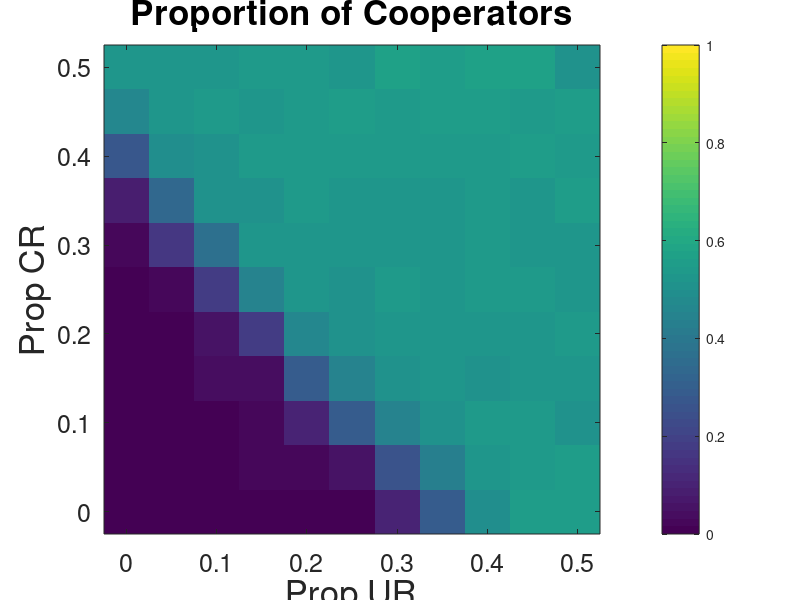
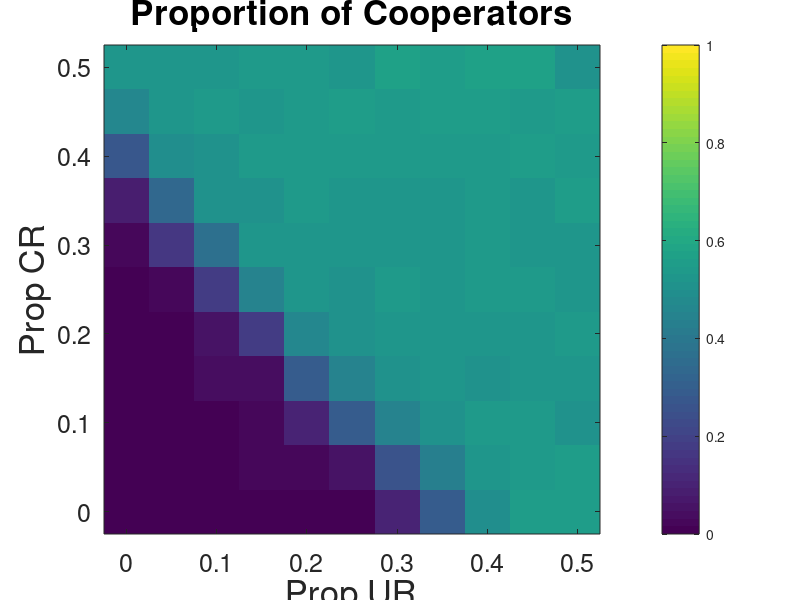
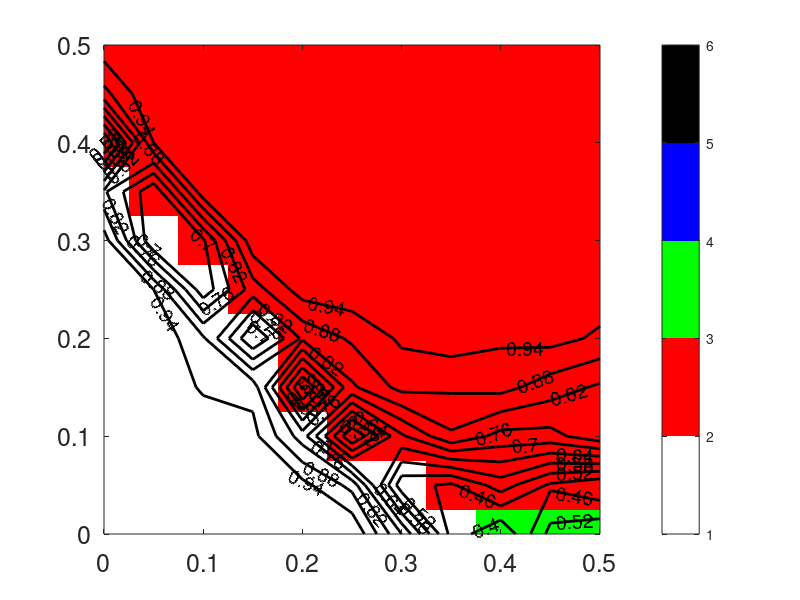

These charts were generated, in order, by the following MATLAB code: (Note: this script raises an error after producing the figures.)
% Creates all figures in the main text of Righi S., Takacs K. (2018) "Social Closure and the Evolution of
% Cooperation via Indirect Reciprocity", Scientific Reports.


% Figure 2: Effect of the Initial Proportion of UR and CR strategies. Left Panel: Final average proportion of cooperators. Right
% Panel: Strategy that is dominating more often (colors) and proportion of simulations dominated by that strategy (lines). For
%each parameter combination 100 simulations were run on E-R random networks of 240 individuals with P_link = 0.10. Pevo = 0:05
%and Pfor = 0. The initial proportion of UR is indicated on the x-axis and the initial proportion of CR on the y-axis. The
% remaining population is initialized as equally divided among UC, UD, and SJ strategies (TFT is absent).

clear all
close all
clc

load NS_04_URCRStudy.mat %_long

[sizeUR sizeCR dimREPL]=size(tconv);
prop_coop=number_true_cooperators./number_of_plays;

arrived_at=length(tconv); 
numNOTconverged=zeros(sizeUR,sizeCR);
RD_UD=zeros(sizeUR,sizeCR);
RD_TFT=zeros(sizeUR,sizeCR);
RD_CR=zeros(sizeUR,sizeCR);
RD_UR=zeros(sizeUR,sizeCR);
RD_UC=zeros(sizeUR,sizeCR);
RD_SJ=zeros(sizeUR,sizeCR); % set counters for relative dominance to zero for all types

for i=1:sizeUR
    for j=1:sizeCR
        numNOTconverged(i,j)=length(find(squeeze(tconv(i,j,:))>=tmax)); % (1)
        numNOTconverged(i,j)=numNOTconverged(i,j)/Niter;
        m_prop_coop(i,j)=mean(squeeze(prop_coop(i,j,:))); % (2)
        for z=1:dimREPL %(9)
            [~, pos_max]=max(squeeze(N_types(:,i,j,z)));
            if pos_max==1; RD_UD(i,j)=RD_UD(i,j)+1; end; % I update the counter of each types accordingly.
            if pos_max==2; RD_TFT(i,j)=RD_TFT(i,j)+1; end;
            if pos_max==3; RD_CR(i,j)=RD_CR(i,j)+1; end;
            if pos_max==4; RD_UR(i,j)=RD_UR(i,j)+1; end;
            if pos_max==5; RD_UC(i,j)=RD_UC(i,j)+1; end;
            if pos_max==6; RD_SJ(i,j)=RD_SJ(i,j)+1; end;
        end
        vct= [RD_UD(i,j) RD_TFT(i,j) RD_CR(i,j) RD_UR(i,j) RD_UC(i,j) RD_SJ(i,j)]; % (10)
        [~, DominantRelative(i,j)]=max(vct);
        
        N_UD(i,j)=length(find(squeeze(N_types(1,i,j,:))>(0.9*N)))/arrived_at; % (4-8)
        N_TFT(i,j)=length(find(squeeze(N_types(2,i,j,:))>(0.9*N)))/arrived_at;
        N_CR(i,j)=length(find(squeeze(N_types(3,i,j,:))>(0.9*N)))/arrived_at;
        N_UR(i,j)=length(find(squeeze(N_types(4,i,j,:))>(0.9*N)))/arrived_at;
        N_UC(i,j)=length(find(squeeze(N_types(5,i,j,:))>(0.9*N)))/arrived_at;
        N_SJ(i,j)=length(find(squeeze(N_types(6,i,j,:))>(0.9*N)))/arrived_at;
        N_NC(i,j)=(1-(N_UD(i,j)+N_TFT(i,j)+N_CR(i,j)+N_UR(i,j)+N_UC(i,j)+N_SJ(i,j))); % residual. Simulations that are not dominated.
        
        vct= [N_UD(i,j) N_TFT(i,j) N_CR(i,j) N_UR(i,j) N_UC(i,j) N_SJ(i,j)]; % (3)
        [Propdom_joined(i,j), DominantAbsolute(i,j)]=max(vct);
    end
end
RD_UD=RD_UD./Niter;
RD_TFT=RD_TFT./Niter;
RD_CR=RD_CR./Niter;
RD_UR=RD_UR./Niter;
RD_UC=RD_UC./Niter;
RD_SJ=RD_SJ./Niter;

for i=1:sizeUR
    for j=1:sizeCR
        % keep track of the strenght of absolute dominances (proportion)
        if DominantAbsolute(i,j) == 1; Prop_dom_UD(i,j)= N_UD(i,j); else; Prop_dom_UD(i,j)=NaN; end
        if DominantAbsolute(i,j) == 2; Prop_dom_TFT(i,j)= N_TFT(i,j); else; Prop_dom_TFT(i,j)=NaN; end
        if DominantAbsolute(i,j) == 3; Prop_dom_CR(i,j)= N_CR(i,j); else; Prop_dom_CR(i,j)=NaN; end
        if DominantAbsolute(i,j) == 4; Prop_dom_UR(i,j)= N_UR(i,j); else; Prop_dom_UR(i,j)=NaN; end
        if DominantAbsolute(i,j) == 5; Prop_dom_UC(i,j)= N_UC(i,j); else; Prop_dom_UC(i,j)=NaN; end
        if DominantAbsolute(i,j) == 6; Prop_dom_SJ(i,j)= N_SJ(i,j); else; Prop_dom_SJ(i,j)=NaN; end
    end
end


% i could also rapresent with darker color the ones where the dominat type
% is more dominant (not done yet)

% % (1) proporzione di converged 
% fignum = figure(1);
% axes1 = axes('Parent',fignum);
% hold(axes1,'on');
% box(axes1,'on');
% % Set the remaining axes properties
% set(axes1,'FontSize',25,'Layer','top','YTick',[0 0.1 0.2 0.3 0.4 0.5],...
%     'YTickLabel',{'0','0.1','0.2','0.3','0.4','0.5'});
% xlim([-0.025 0.525]);
% ylim([-0.025 0.525]);
% imagesc(Prop_UR,Prop_CR,numNOTconverged);% CONTROL POSITION OF ANCILLARY VARIABLES
% colorbar
% set(gca, 'CLim', [0, 1]);
% set(gca,'YDir','normal')
% xlabel('Prop UR','FontSize',25);
% ylabel('Prop CR','FontSize',25);
% tt=['Fig1a_Initial Proportions of UR and CR - Proportion Not converged'];
% title({'Initial Proportions of UR and CR','Proportion Not converged'},'FontSize',25) 
% fn=tt(~isspace(tt));
% saveas(fignum,fn);
% print('-depsc', fn);


% % (2) Proportion Cooperators (FIGURE 2: LEFT PANEL)
fignum = figure(2);
axes1 = axes('Parent',fignum);
hold(axes1,'on');
box(axes1,'on');
% Set the remaining axes properties
set(axes1,'FontSize',18,'Layer','top','YTick',[0 0.1 0.2 0.3 0.4 0.5],...
    'YTickLabel',{'0','0.1','0.2','0.3','0.4','0.5'});
xlim([-0.025 0.525]);
ylim([-0.025 0.525]);
imagesc(Prop_UR,Prop_CR,m_prop_coop);% CONTROL POSITION OF ANCILLARY VARIABLES
colorbar
set(gca, 'CLim', [0, 1]);
set(gca,'YDir','normal')
xlabel('Prop UR','FontSize',25);
ylabel('Prop CR','FontSize',25);
tt=['Fig1b_Initial Proportions of UR and CR - Proportion Cooperators'];
title({'Indirect Reciprocity','Proportion of Cooperators'},'FontSize',25) 
fn=tt(~isspace(tt));
saveas(fignum,fn);
print('-depsc', fn);
% 
for i=1:sizeUR
    for j=1:sizeCR
        if DominantAbsolute(i,j)==1; toprint(i,j)=1; end
        if DominantAbsolute(i,j)==3; toprint(i,j)=2; end
        if DominantAbsolute(i,j)==4; toprint(i,j)=3; end
        if DominantAbsolute(i,j)==5; toprint(i,j)=4; end
        if DominantAbsolute(i,j)==6; toprint(i,j)=5; end
    end
end

% FIGURE 2- RIGHT PANEL: (STRATEGY THAT WINS MOST OFTEN)
fignum=figure(3)
hSurf=imagesc(Prop_UR,Prop_CR,toprint); % This is the command to make a shaded contour plot
hSurfAx=(gca);
cRange= caxis; % get the default color map for the data range

tt=['Fig1c_Initial Proportions of UR and CR - Type dominating more often'];
% Set the remaining axes properties
set(gca,'FontSize',18,'Layer','top','YTick',[0 0.1 0.2 0.3 0.4 0.5],'YTickLabel',{'0','0.1','0.2','0.3','0.4','0.5'});
xlim([0 0.50]);
ylim([0 0.50]);
set(gca,'YDir','normal')
hold all
% Then add contour lines with appropriate Z data (I am overlaying temperature on other parameters):
 [C,hT]= contour(Prop_UR,Prop_CR, Propdom_joined, '-k','ShowText','on','LineWidth',2);
    hLines=findobj(gca, 'type', 'line'); % find all the separate lines on contour plot.
    set(hLines, 'LineWidth', 8); % and set their width.
    clabel(C,hT,'FontSize',14);

% Then reset the color axis according to the range determined above:
mymap = [1 1 1
1 0 0
    0 1 0
    0 0 1
    0 0 0 ];
caxis([1, 5])
cb=colormap(mymap);
set(gca, 'CLim', [1, 6]);
%set(cb,'Ticks',[1,2,3,4,5],'TickLabels',{'UD','CR','UR','UC','SJ'});
 colorbar('Location','eastoutside','Ticks',[1.5,2.5,3.5,4.5,5.5],'TickLabels',{'UD','CR','UR',...
     'UC','SJ'},'TickLabelInterpreter','latex')
xlabel('Prop UR','FontSize',25);
ylabel('Prop CR','FontSize',25);
title({'Indirect Reciprocity','Strategy dominating most frequently'},'FontSize',25) 
fn=tt(~isspace(tt));
saveas(fignum,fn);
print('-depsc', fn);


%%%%%%%%
%%% FIGURE 3
%%%%%%%
% I counnt panels of figure 3 left to right, top to bottom:
%1 2 3 4
%5 6 7 8

% FIGURE 3 - PANEL 3: EFFECT OF FORGIVENESS IN A COPY THE BEST SETTING
clear all
clc

load NS_05_PforStudy.mat % _long

[~, sizeIC, sizeKV, sizeREPL]=size(N_types);
prop_coop=number_true_cooperators./number_of_plays;

arrived_at=length(tconv); 
numNOTconverged=zeros(sizeIC,sizeKV);
RD_UD=zeros(sizeIC,sizeKV);
RD_TFT=zeros(sizeIC,sizeKV);
RD_CR=zeros(sizeIC,sizeKV);
RD_UR=zeros(sizeIC,sizeKV);
RD_UC=zeros(sizeIC,sizeKV); 
RD_SJ=zeros(sizeIC,sizeKV); % set counters for relative dominance to zero for all types

for i=1:sizeIC
    for j=1:sizeKV
        numNOTconverged(i,j)=length(find(squeeze(tconv(i,j,:))>=tmax)); % (1)
        numNOTconverged(i,j)=numNOTconverged(i,j)/Niter;
        m_prop_coop(i,j)=mean(squeeze(prop_coop(i,j,:))); % (2)
        std_prop_coop(i,j)=std(squeeze(prop_coop(i,j,:)));
        for z=1:sizeREPL %(9)
            [~, pos_max]=max(squeeze(N_types(:,i,j,z)));
            if pos_max==1; RD_UD(i,j)=RD_UD(i,j)+1; end; % I update the counter of each types accordingly.
            if pos_max==2; RD_TFT(i,j)=RD_TFT(i,j)+1; end;
            if pos_max==3; RD_CR(i,j)=RD_CR(i,j)+1; end;
            if pos_max==4; RD_UR(i,j)=RD_UR(i,j)+1; end;
            if pos_max==5; RD_UC(i,j)=RD_UC(i,j)+1; end;
            if pos_max==6; RD_SJ(i,j)=RD_SJ(i,j)+1; end;

        end
        vct= [RD_UD(i,j) RD_TFT(i,j) RD_CR(i,j) RD_UR(i,j) RD_UC(i,j) RD_SJ(i,j)]; % (10)
        [~, DominantRelative(i,j)]=max(vct);
        
        N_UD(i,j)=length(find(squeeze(N_types(1,i,j,:))>(0.9*N)))/arrived_at; % (4-8)
        N_TFT(i,j)=length(find(squeeze(N_types(2,i,j,:))>(0.9*N)))/arrived_at;
        N_CR(i,j)=length(find(squeeze(N_types(3,i,j,:))>(0.9*N)))/arrived_at;
        N_UR(i,j)=length(find(squeeze(N_types(4,i,j,:))>(0.9*N)))/arrived_at;
        N_UC(i,j)=length(find(squeeze(N_types(5,i,j,:))>(0.9*N)))/arrived_at;
        N_SJ(i,j)=length(find(squeeze(N_types(6,i,j,:))>(0.9*N)))/arrived_at;

        N_NC(i,j)=(1-(N_UD(i,j)+N_TFT(i,j)+N_CR(i,j)+N_UR(i,j)+N_UC(i,j)+N_SJ(i,j))); % residual. Simulations that are not dominated.
        
        vct= [N_UD(i,j) N_TFT(i,j) N_CR(i,j) N_UR(i,j) N_UC(i,j) N_SJ(i,j)]; % (3)
        [~, DominantAbsolute(i,j)]=max(vct);
    end
end
RD_UD=RD_UD./Niter;
RD_TFT=RD_TFT./Niter;
RD_CR=RD_CR./Niter;
RD_UR=RD_UR./Niter;
RD_UC=RD_UC./Niter;
N_SJ=N_SJ./Niter;


fignum = figure(4);
axes1 = axes('Parent',fignum);
hold(axes1,'on');
box(axes1,'on');
errorbar(Pfor,m_prop_coop(1,:),std_prop_coop(1,:),'r');
hold on
errorbar(Pfor,m_prop_coop(2,:),std_prop_coop(2,:),'k');
hold on
%errorbar(Pfor,m_prop_coop(3,:),std_prop_coop(3,:),'b');
%hold on
%errorbar(Pfor,m_prop_coop(4,:),std_prop_coop(4,:),'g');
%hold on
set(axes1,'FontSize',18);
ylim([0,1]);
xlim([-0.01,1.01]);
xlabel(' ','FontSize',25);
ylabel('Prop. of Cooperators','FontSize',25);
%legend('TFT=CR=UR=UD=UC=SJ=1/6','TFT=0, CR=UR=UD=UC=SJ=1/5','Location','best'); 
tt=['Fig2a_Effect of P_{for} - Proportion of cooperators'];
title({'Effect of Forgiveness','Copy the Best'},'FontSize',25) 
fn=tt(~isspace(tt));
fn=strrep(fn,'_{','');
fn=strrep(fn,'}','');
saveas(fignum,fn);
print('-depsc', fn);

%%%

% FIGURE 3 - PANEL 4: EFFECT EVOLUTIONARY PRESSURE IN A COPY THE BEST SETTING
clear all
clc

load NS_08_PevoStudy.mat % _long

[~, sizeIC, sizeKV, sizeREPL]=size(N_types);
prop_coop=number_true_cooperators./number_of_plays;

arrived_at=length(tconv); 
numNOTconverged=zeros(sizeIC,sizeKV);
RD_UD=zeros(sizeIC,sizeKV);
RD_TFT=zeros(sizeIC,sizeKV);
RD_CR=zeros(sizeIC,sizeKV);
RD_UR=zeros(sizeIC,sizeKV);
RD_UC=zeros(sizeIC,sizeKV); 
RD_SJ=zeros(sizeIC,sizeKV); % set counters for relative dominance to zero for all types

for i=1:sizeIC
    for j=1:sizeKV
        numNOTconverged(i,j)=length(find(squeeze(tconv(i,j,:))>=tmax)); % (1)
        numNOTconverged(i,j)=numNOTconverged(i,j)/Niter;
        m_prop_coop(i,j)=mean(squeeze(prop_coop(i,j,:))); % (2)
        std_prop_coop(i,j)=std(squeeze(prop_coop(i,j,:)));
        for z=1:sizeREPL %(9)
            [~, pos_max]=max(squeeze(N_types(:,i,j,z)));
            if pos_max==1; RD_UD(i,j)=RD_UD(i,j)+1; end; % I update the counter of each types accordingly.
            if pos_max==2; RD_TFT(i,j)=RD_TFT(i,j)+1; end;
            if pos_max==3; RD_CR(i,j)=RD_CR(i,j)+1; end;
            if pos_max==4; RD_UR(i,j)=RD_UR(i,j)+1; end;
            if pos_max==5; RD_UC(i,j)=RD_UC(i,j)+1; end;
            if pos_max==6; RD_SJ(i,j)=RD_SJ(i,j)+1; end;
        end
        vct= [RD_UD(i,j) RD_TFT(i,j) RD_CR(i,j) RD_UR(i,j) RD_UC(i,j) RD_SJ(i,j)]; % (10)
        [~, DominantRelative(i,j)]=max(vct);
        
        N_UD(i,j)=length(find(squeeze(N_types(1,i,j,:))>(0.9*N)))/arrived_at; % (4-8)
        N_TFT(i,j)=length(find(squeeze(N_types(2,i,j,:))>(0.9*N)))/arrived_at;
        N_CR(i,j)=length(find(squeeze(N_types(3,i,j,:))>(0.9*N)))/arrived_at;
        N_UR(i,j)=length(find(squeeze(N_types(4,i,j,:))>(0.9*N)))/arrived_at;
        N_UC(i,j)=length(find(squeeze(N_types(5,i,j,:))>(0.9*N)))/arrived_at;
        N_SJ(i,j)=length(find(squeeze(N_types(6,i,j,:))>(0.9*N)))/arrived_at;
        N_NC(i,j)=(1-(N_UD(i,j)+N_TFT(i,j)+N_CR(i,j)+N_UR(i,j)+N_UC(i,j)+N_SJ(i,j))); % residual. Simulations that are not dominated.
        
        vct= [N_UD(i,j) N_TFT(i,j) N_CR(i,j) N_UR(i,j) N_UC(i,j) N_SJ(i,j)]; % (3)
        [~, DominantAbsolute(i,j)]=max(vct);
    end
end
RD_UD=RD_UD./Niter;
RD_TFT=RD_TFT./Niter;
RD_CR=RD_CR./Niter;
RD_UR=RD_UR./Niter;
RD_UC=RD_UC./Niter;
RD_SJ=RD_SJ./Niter;

% (1) Proportion of true cooperators
fignum = figure(5);
axes1 = axes('Parent',fignum);
hold(axes1,'on');
box(axes1,'on');
errorbar(Pevo,m_prop_coop(1,:),std_prop_coop(1,:),'r');
hold on
errorbar(Pevo,m_prop_coop(2,:),std_prop_coop(2,:),'k');
%hold on
%errorbar(Pevo,m_prop_coop(3,:),std_prop_coop(3,:),'b');
%hold on
%errorbar(Pevo,m_prop_coop(4,:),std_prop_coop(4,:),'g');
%hold on
set(axes1,'FontSize',18);
ylim([0,1]);
xlim([-0.01,0.22]);
xlabel(' ','FontSize',25);
ylabel(' ','FontSize',25);
%legend('TFT=CR=UR=UD=UC=SJ=1/6','TFT=0, CR=UR=UD=UC=SJ=1/5','Location','best');  
tt=['Fig2b_Effect of P_{evo} - Proportion of cooperators'];
title({'Effect of Evolution','Copy the Best'},'FontSize',25) 
fn=tt(~isspace(tt));
fn=strrep(fn,'_{','');
fn=strrep(fn,'}','');
saveas(fignum,fn);
print('-depsc', fn);



% FIGURE 3 - PANEL 1: EFFECT OF POPULATION SIZE IN A COPY THE BEST SETTING
clear all
clc

load NS_09_NStudy.mat

[~, sizeIC, sizeKV, sizeREPL]=size(N_types);
prop_coop=number_true_cooperators./number_of_plays;

arrived_at=length(tconv); 
numNOTconverged=zeros(sizeIC,sizeKV);
RD_UD=zeros(sizeIC,sizeKV);
RD_TFT=zeros(sizeIC,sizeKV);
RD_CR=zeros(sizeIC,sizeKV);
RD_UR=zeros(sizeIC,sizeKV);
RD_UC=zeros(sizeIC,sizeKV); 
RD_SJ=zeros(sizeIC,sizeKV);% set counters for relative dominance to zero for all types

for i=1:sizeIC
    for j=1:sizeKV
        numNOTconverged(i,j)=length(find(squeeze(tconv(i,j,:))>=tmax)); % (1)
        numNOTconverged(i,j)=numNOTconverged(i,j)/Niter;
        m_prop_coop(i,j)=mean(squeeze(prop_coop(i,j,:))); % (2)
        std_prop_coop(i,j)=std(squeeze(prop_coop(i,j,:)));
        for z=1:sizeREPL %(9)
            [~, pos_max]=max(squeeze(N_types(:,i,j,z)));
            if pos_max==1; RD_UD(i,j)=RD_UD(i,j)+1; end; % I update the counter of each types accordingly.
            if pos_max==2; RD_TFT(i,j)=RD_TFT(i,j)+1; end;
            if pos_max==3; RD_CR(i,j)=RD_CR(i,j)+1; end;
            if pos_max==4; RD_UR(i,j)=RD_UR(i,j)+1; end;
            if pos_max==5; RD_UC(i,j)=RD_UC(i,j)+1; end;
            if pos_max==6; RD_SJ(i,j)=RD_SJ(i,j)+1; end;
        end
        vct= [RD_UD(i,j) RD_TFT(i,j) RD_CR(i,j) RD_UR(i,j) RD_UC(i,j) RD_SJ(i,j)]; % (10)
        [~, DominantRelative(i,j)]=max(vct);
        
        N_UD(i,j)=length(find(squeeze(N_types(1,i,j,:))>(0.9*N(j))))/arrived_at; % (4-8)
        N_TFT(i,j)=length(find(squeeze(N_types(2,i,j,:))>(0.9*N(j))))/arrived_at;
        N_CR(i,j)=length(find(squeeze(N_types(3,i,j,:))>(0.9*N(j))))/arrived_at;
        N_UR(i,j)=length(find(squeeze(N_types(4,i,j,:))>(0.9*N(j))))/arrived_at;
        N_UC(i,j)=length(find(squeeze(N_types(5,i,j,:))>(0.9*N(j))))/arrived_at;
        N_SJ(i,j)=length(find(squeeze(N_types(6,i,j,:))>(0.9*N(j))))/arrived_at;
        N_NC(i,j)=(1-(N_UD(i,j)+N_TFT(i,j)+N_CR(i,j)+N_UR(i,j)+N_UC(i,j)+N_SJ(i,j))); % residual. Simulations that are not dominated.
        
        vct= [N_UD(i,j) N_TFT(i,j) N_CR(i,j) N_UR(i,j) N_UC(i,j) N_SJ(i,j)]; % (3)
        [~, DominantAbsolute(i,j)]=max(vct);
    end
end
RD_UD=RD_UD./Niter;
RD_TFT=RD_TFT./Niter;
RD_CR=RD_CR./Niter;
RD_UR=RD_UR./Niter;
RD_UC=RD_UC./Niter;
RD_SJ=RD_SJ./Niter;

% (1) Proportion of true cooperators
fignum = figure(6);
axes1 = axes('Parent',fignum);
hold(axes1,'on');
box(axes1,'on');
errorbar(N,m_prop_coop(1,:),std_prop_coop(1,:),'r');
hold on
errorbar(N,m_prop_coop(2,:),std_prop_coop(2,:),'k');
hold on
%errorbar(N,m_prop_coop(3,:),std_prop_coop(3,:),'b');
%hold on
%errorbar(N,m_prop_coop(4,:),std_prop_coop(4,:),'g');
hold on
set(axes1,'FontSize',18);
ylim([0,1]);
xlim([N(1)-5,N(end)+5]);
xlabel(' ','FontSize',25);
ylabel(' ','FontSize',25);
%legend('TFT=CR=UR=UD=UC=SJ=1/6','TFT=0, CR=UR=UD=UC=SJ=1/5','Location','best'); 
tt=['Fig2c_Effect of Population Size - Proportion of cooperators'];
title({'Effect of Population Size','Copy the Best'},'FontSize',25)
fn=tt(~isspace(tt));
fn=strrep(fn,'_{','');
fn=strrep(fn,'}','');
saveas(fignum,fn);
print('-depsc', fn);



% FIGURE 3 - PANEL 2: EFFECT OF NETWORK DENSITY IN A COPY THE BEST SETTING
clear all
clc

load NS_10_Density.mat % _long

[~, sizeIC, sizeKV, sizeREPL]=size(N_types);
prop_coop=number_true_cooperators./number_of_plays;

arrived_at=length(tconv); 
numNOTconverged=zeros(sizeIC,sizeKV);
RD_UD=zeros(sizeIC,sizeKV);
RD_TFT=zeros(sizeIC,sizeKV);
RD_CR=zeros(sizeIC,sizeKV);
RD_UR=zeros(sizeIC,sizeKV);
RD_UC=zeros(sizeIC,sizeKV);
RD_SJ=zeros(sizeIC,sizeKV);% set counters for relative dominance to zero for all types

for i=1:sizeIC
    for j=1:sizeKV
        numNOTconverged(i,j)=length(find(squeeze(tconv(i,j,:))>=tmax)); % (1)
        numNOTconverged(i,j)=numNOTconverged(i,j)/Niter;
        sq=squeeze(prop_coop(i,j,:)); 
        m_prop_coop(i,j)=mean(sq(find(~isnan(sq)))); % (2)
        std_prop_coop(i,j)=std(sq(find(~isnan(sq))));
        for z=1:sizeREPL %(9)
            [~, pos_max]=max(squeeze(N_types(:,i,j,z)));
            if pos_max==1; RD_UD(i,j)=RD_UD(i,j)+1; end; % I update the counter of each types accordingly.
            if pos_max==2; RD_TFT(i,j)=RD_TFT(i,j)+1; end;
            if pos_max==3; RD_CR(i,j)=RD_CR(i,j)+1; end;
            if pos_max==4; RD_UR(i,j)=RD_UR(i,j)+1; end;
            if pos_max==5; RD_UC(i,j)=RD_UC(i,j)+1; end;
            if pos_max==6; RD_SJ(i,j)=RD_SJ(i,j)+1; end;

        end
        vct= [RD_UD(i,j) RD_TFT(i,j) RD_CR(i,j) RD_UR(i,j) RD_UC(i,j) RD_SJ(i,j)]; % (10)
        [~, DominantRelative(i,j)]=max(vct);
        
        N_UD(i,j)=length(find(squeeze(N_types(1,i,j,:))>(0.9*N)))/arrived_at; % (4-8)
        N_TFT(i,j)=length(find(squeeze(N_types(2,i,j,:))>(0.9*N)))/arrived_at;
        N_CR(i,j)=length(find(squeeze(N_types(3,i,j,:))>(0.9*N)))/arrived_at;
        N_UR(i,j)=length(find(squeeze(N_types(4,i,j,:))>(0.9*N)))/arrived_at;
        N_UC(i,j)=length(find(squeeze(N_types(5,i,j,:))>(0.9*N)))/arrived_at;
        N_SJ(i,j)=length(find(squeeze(N_types(6,i,j,:))>(0.9*N)))/arrived_at;
        N_NC(i,j)=(1-(N_UD(i,j)+N_TFT(i,j)+N_CR(i,j)+N_UR(i,j)+N_UC(i,j)+N_SJ(i,j))); % residual. Simulations that are not dominated.
        
        vct= [N_UD(i,j) N_TFT(i,j) N_CR(i,j) N_UR(i,j) N_UC(i,j) N_SJ(i,j)]; % (3)
        [~, DominantAbsolute(i,j)]=max(vct);
    end
end
RD_UD=RD_UD./Niter;
RD_TFT=RD_TFT./Niter;
RD_CR=RD_CR./Niter;
RD_UR=RD_UR./Niter;
RD_UC=RD_UC./Niter;
RD_SJ=RD_SJ./Niter;

% (1) Proportion of true cooperators
fignum = figure(7);
axes1 = axes('Parent',fignum);
hold(axes1,'on');
box(axes1,'on');
set(axes1,'FontSize',18);
errorbar(P_Link,m_prop_coop(1,:),std_prop_coop(1,:),'r');
hold on
errorbar(P_Link,m_prop_coop(2,:),std_prop_coop(2,:),'k');
ylim([0,1]);
xlim([min(P_Link)-0.005,max(P_Link)+0.005]);
xlabel(' ','FontSize',25);
ylabel(' ','FontSize',25);
%legend('TFT=CR=UR=UD=UC=SJ=1/6','TFT=0, CR=UR=UD=UC=SJ=1/5','Location','best');  
tt=['Fig2d_Effect of Network Density - Proportion of cooperators'];
title({'Effect of Network Density','Copy the Best'},'FontSize',25)
fn=tt(~isspace(tt));
fn=strrep(fn,'_{','');
fn=strrep(fn,'}','');
saveas(fignum,fn);
print('-depsc', fn);


% FIGURE 3 - PANEL 7: EFFECT OF FORGIVENESS IN A COPY THE BETTER SETTING
clear all
clc

load NS_17_PforStudy_er.mat % _long

[~, sizeIC, sizeKV, sizeREPL]=size(N_types);
prop_coop=number_true_cooperators./number_of_plays;

arrived_at=length(tconv); 
numNOTconverged=zeros(sizeIC,sizeKV);
RD_UD=zeros(sizeIC,sizeKV);
RD_TFT=zeros(sizeIC,sizeKV);
RD_CR=zeros(sizeIC,sizeKV);
RD_UR=zeros(sizeIC,sizeKV);
RD_UC=zeros(sizeIC,sizeKV); 
RD_SJ=zeros(sizeIC,sizeKV); % set counters for relative dominance to zero for all types

for i=1:sizeIC
    for j=1:sizeKV
        numNOTconverged(i,j)=length(find(squeeze(tconv(i,j,:))>=tmax)); % (1)
        numNOTconverged(i,j)=numNOTconverged(i,j)/Niter;
        m_prop_coop(i,j)=mean(squeeze(prop_coop(i,j,:))); % (2)
        std_prop_coop(i,j)=std(squeeze(prop_coop(i,j,:)));
        for z=1:sizeREPL %(9)
            [~, pos_max]=max(squeeze(N_types(:,i,j,z)));
            if pos_max==1; RD_UD(i,j)=RD_UD(i,j)+1; end; % I update the counter of each types accordingly.
            if pos_max==2; RD_TFT(i,j)=RD_TFT(i,j)+1; end;
            if pos_max==3; RD_CR(i,j)=RD_CR(i,j)+1; end;
            if pos_max==4; RD_UR(i,j)=RD_UR(i,j)+1; end;
            if pos_max==5; RD_UC(i,j)=RD_UC(i,j)+1; end;
            if pos_max==6; RD_SJ(i,j)=RD_SJ(i,j)+1; end;

        end
        vct= [RD_UD(i,j) RD_TFT(i,j) RD_CR(i,j) RD_UR(i,j) RD_UC(i,j) RD_SJ(i,j)]; % (10)
        [~, DominantRelative(i,j)]=max(vct);
        
        N_UD(i,j)=length(find(squeeze(N_types(1,i,j,:))>(0.9*N)))/arrived_at; % (4-8)
        N_TFT(i,j)=length(find(squeeze(N_types(2,i,j,:))>(0.9*N)))/arrived_at;
        N_CR(i,j)=length(find(squeeze(N_types(3,i,j,:))>(0.9*N)))/arrived_at;
        N_UR(i,j)=length(find(squeeze(N_types(4,i,j,:))>(0.9*N)))/arrived_at;
        N_UC(i,j)=length(find(squeeze(N_types(5,i,j,:))>(0.9*N)))/arrived_at;
        N_SJ(i,j)=length(find(squeeze(N_types(6,i,j,:))>(0.9*N)))/arrived_at;

        N_NC(i,j)=(1-(N_UD(i,j)+N_TFT(i,j)+N_CR(i,j)+N_UR(i,j)+N_UC(i,j)+N_SJ(i,j))); % residual. Simulations that are not dominated.
        
        vct= [N_UD(i,j) N_TFT(i,j) N_CR(i,j) N_UR(i,j) N_UC(i,j) N_SJ(i,j)]; % (3)
        [~, DominantAbsolute(i,j)]=max(vct);
    end
end
RD_UD=RD_UD./Niter;
RD_TFT=RD_TFT./Niter;
RD_CR=RD_CR./Niter;
RD_UR=RD_UR./Niter;
RD_UC=RD_UC./Niter;
N_SJ=N_SJ./Niter;

% (1) Proportion of true cooperators
fignum = figure(8);
axes1 = axes('Parent',fignum);
hold(axes1,'on');
box(axes1,'on');
set(axes1,'FontSize',18);
errorbar(Pfor,m_prop_coop(1,:),std_prop_coop(1,:),'r');
hold on
errorbar(Pfor,m_prop_coop(2,:),std_prop_coop(2,:),'k');
%hold on
%errorbar(Pfor,m_prop_coop(3,:),std_prop_coop(3,:),'b');
%hold on
%errorbar(Pfor,m_prop_coop(4,:),std_prop_coop(4,:),'g');
%hold on
ylim([0,1]);
xlim([-0.01,1.01]);
xlabel('Prob. Forgiveness','FontSize',25);
ylabel('Prop. of Cooperators','FontSize',25);
legend('TFT=CR=UR=UD=UC=SJ=1/6','TFT=0, CR=UR=UD=UC=SJ=1/5','Location','best');
tt=['Fig2e_ER Effect of P_{for} - Proportion of cooperators'];
title({' ','Copy the Better'},'FontSize',25) 
fn=tt(~isspace(tt));
fn=strrep(fn,'_{','');
fn=strrep(fn,'}','');
saveas(fignum,fn);
print('-depsc', fn);


% FIGURE 3 - PANEL 8: EFFECT OF EVOLUTIONARY PRESSURE IN A COPY THE BETTER SETTING

clear all
clc

load NS_19_PevoStudy_er.mat % _long

[~, sizeIC, sizeKV, sizeREPL]=size(N_types);
prop_coop=number_true_cooperators./number_of_plays;

arrived_at=length(tconv); 
numNOTconverged=zeros(sizeIC,sizeKV);
RD_UD=zeros(sizeIC,sizeKV);
RD_TFT=zeros(sizeIC,sizeKV);
RD_CR=zeros(sizeIC,sizeKV);
RD_UR=zeros(sizeIC,sizeKV);
RD_UC=zeros(sizeIC,sizeKV); 
RD_SJ=zeros(sizeIC,sizeKV); % set counters for relative dominance to zero for all types

for i=1:sizeIC
    for j=1:sizeKV
        numNOTconverged(i,j)=length(find(squeeze(tconv(i,j,:))>=tmax)); % (1)
        numNOTconverged(i,j)=numNOTconverged(i,j)/Niter;
        m_prop_coop(i,j)=mean(squeeze(prop_coop(i,j,:))); % (2)
        std_prop_coop(i,j)=std(squeeze(prop_coop(i,j,:)));
        for z=1:sizeREPL %(9)
            [~, pos_max]=max(squeeze(N_types(:,i,j,z)));
            if pos_max==1; RD_UD(i,j)=RD_UD(i,j)+1; end; % I update the counter of each types accordingly.
            if pos_max==2; RD_TFT(i,j)=RD_TFT(i,j)+1; end;
            if pos_max==3; RD_CR(i,j)=RD_CR(i,j)+1; end;
            if pos_max==4; RD_UR(i,j)=RD_UR(i,j)+1; end;
            if pos_max==5; RD_UC(i,j)=RD_UC(i,j)+1; end;
            if pos_max==6; RD_SJ(i,j)=RD_SJ(i,j)+1; end;
        end
        vct= [RD_UD(i,j) RD_TFT(i,j) RD_CR(i,j) RD_UR(i,j) RD_UC(i,j) RD_SJ(i,j)]; % (10)
        [~, DominantRelative(i,j)]=max(vct);
        
        N_UD(i,j)=length(find(squeeze(N_types(1,i,j,:))>(0.9*N)))/arrived_at; % (4-8)
        N_TFT(i,j)=length(find(squeeze(N_types(2,i,j,:))>(0.9*N)))/arrived_at;
        N_CR(i,j)=length(find(squeeze(N_types(3,i,j,:))>(0.9*N)))/arrived_at;
        N_UR(i,j)=length(find(squeeze(N_types(4,i,j,:))>(0.9*N)))/arrived_at;
        N_UC(i,j)=length(find(squeeze(N_types(5,i,j,:))>(0.9*N)))/arrived_at;
        N_SJ(i,j)=length(find(squeeze(N_types(6,i,j,:))>(0.9*N)))/arrived_at;
        N_NC(i,j)=(1-(N_UD(i,j)+N_TFT(i,j)+N_CR(i,j)+N_UR(i,j)+N_UC(i,j)+N_SJ(i,j))); % residual. Simulations that are not dominated.
        
        vct= [N_UD(i,j) N_TFT(i,j) N_CR(i,j) N_UR(i,j) N_UC(i,j) N_SJ(i,j)]; % (3)
        [~, DominantAbsolute(i,j)]=max(vct);
    end
end
RD_UD=RD_UD./Niter;
RD_TFT=RD_TFT./Niter;
RD_CR=RD_CR./Niter;
RD_UR=RD_UR./Niter;
RD_UC=RD_UC./Niter;
RD_SJ=RD_SJ./Niter;

% (1) Proportion of true cooperators
fignum = figure(9);
axes1 = axes('Parent',fignum);
hold(axes1,'on');
box(axes1,'on');
set(axes1,'FontSize',18);
errorbar(Pevo,m_prop_coop(1,:),std_prop_coop(1,:),'r');
hold on
errorbar(Pevo,m_prop_coop(2,:),std_prop_coop(2,:),'k');
hold on
%errorbar(Pevo,m_prop_coop(3,:),std_prop_coop(3,:),'b');
%hold on
%errorbar(Pevo,m_prop_coop(4,:),std_prop_coop(4,:),'g');
%hold on
ylim([0,1]);
xlim([-0.01,0.22]);
xlabel('Prob. Evolution','FontSize',25);
ylabel(' ','FontSize',25);
%legend('TFT=CR=UR=UD=UC=1/6','TFT=0, CR=UR=UD=UC=1/5','Location','best'); 
tt=['Fig2f_ER Effect of P_{evo} - Proportion of cooperators'];
title({' ','Copy the Better'},'FontSize',25) 
fn=tt(~isspace(tt));
fn=strrep(fn,'_{','');
fn=strrep(fn,'}','');
saveas(fignum,fn);
print('-depsc', fn);


% FIGURE 3 - PANEL 5: EFFECT OF POPULATION SIZE IN A COPY THE BETTER SETTING
clear all
clc

load NS_20_NStudy_er.mat % _long

[~, sizeIC, sizeKV, sizeREPL]=size(N_types);
prop_coop=number_true_cooperators./number_of_plays;

arrived_at=length(tconv); 
numNOTconverged=zeros(sizeIC,sizeKV);
RD_UD=zeros(sizeIC,sizeKV);
RD_TFT=zeros(sizeIC,sizeKV);
RD_CR=zeros(sizeIC,sizeKV);
RD_UR=zeros(sizeIC,sizeKV);
RD_UC=zeros(sizeIC,sizeKV); 
RD_SJ=zeros(sizeIC,sizeKV);% set counters for relative dominance to zero for all types

for i=1:sizeIC
    for j=1:sizeKV
        numNOTconverged(i,j)=length(find(squeeze(tconv(i,j,:))>=tmax)); % (1)
        numNOTconverged(i,j)=numNOTconverged(i,j)/Niter;
        m_prop_coop(i,j)=mean(squeeze(prop_coop(i,j,:))); % (2)
        std_prop_coop(i,j)=std(squeeze(prop_coop(i,j,:)));
        for z=1:sizeREPL %(9)
            [~, pos_max]=max(squeeze(N_types(:,i,j,z)));
            if pos_max==1; RD_UD(i,j)=RD_UD(i,j)+1; end; % I update the counter of each types accordingly.
            if pos_max==2; RD_TFT(i,j)=RD_TFT(i,j)+1; end;
            if pos_max==3; RD_CR(i,j)=RD_CR(i,j)+1; end;
            if pos_max==4; RD_UR(i,j)=RD_UR(i,j)+1; end;
            if pos_max==5; RD_UC(i,j)=RD_UC(i,j)+1; end;
            if pos_max==6; RD_SJ(i,j)=RD_SJ(i,j)+1; end;
        end
        vct= [RD_UD(i,j) RD_TFT(i,j) RD_CR(i,j) RD_UR(i,j) RD_UC(i,j) RD_SJ(i,j)]; % (10)
        [~, DominantRelative(i,j)]=max(vct);
        
        N_UD(i,j)=length(find(squeeze(N_types(1,i,j,:))>(0.9*N(j))))/arrived_at; % (4-8)
        N_TFT(i,j)=length(find(squeeze(N_types(2,i,j,:))>(0.9*N(j))))/arrived_at;
        N_CR(i,j)=length(find(squeeze(N_types(3,i,j,:))>(0.9*N(j))))/arrived_at;
        N_UR(i,j)=length(find(squeeze(N_types(4,i,j,:))>(0.9*N(j))))/arrived_at;
        N_UC(i,j)=length(find(squeeze(N_types(5,i,j,:))>(0.9*N(j))))/arrived_at;
        N_SJ(i,j)=length(find(squeeze(N_types(6,i,j,:))>(0.9*N(j))))/arrived_at;
        N_NC(i,j)=(1-(N_UD(i,j)+N_TFT(i,j)+N_CR(i,j)+N_UR(i,j)+N_UC(i,j)+N_SJ(i,j))); % residual. Simulations that are not dominated.
        
        vct= [N_UD(i,j) N_TFT(i,j) N_CR(i,j) N_UR(i,j) N_UC(i,j) N_SJ(i,j)]; % (3)
        [~, DominantAbsolute(i,j)]=max(vct);
    end
end
RD_UD=RD_UD./Niter;
RD_TFT=RD_TFT./Niter;
RD_CR=RD_CR./Niter;
RD_UR=RD_UR./Niter;
RD_UC=RD_UC./Niter;
RD_SJ=RD_SJ./Niter;

% (1) Proportion of true cooperators
fignum = figure(10);
axes1 = axes('Parent',fignum);
hold(axes1,'on');
box(axes1,'on');
set(axes1,'FontSize',18);
errorbar(N,m_prop_coop(1,:),std_prop_coop(1,:),'r');
hold on
errorbar(N,m_prop_coop(2,:),std_prop_coop(2,:),'k');
%hold on
%errorbar(N,m_prop_coop(3,:),std_prop_coop(3,:),'b');
%hold on
%errorbar(N,m_prop_coop(4,:),std_prop_coop(4,:),'g');
%hold on
ylim([0,1]);
xlim([N(1)-5,N(end)+5]);
xlabel('Population Size','FontSize',25);
ylabel(' ','FontSize',25);
%legend('TFT=CR=UR=UD=UC=1/6','TFT=0, CR=UR=UD=UC=1/5','Location','best'); 
tt=['Fig2g_ER Initial Proportions of UR and CR - Proportion of cooperators'];
title({' ','Copy the Better'},'FontSize',25)
fn=tt(~isspace(tt));
fn=strrep(fn,'_{','');
fn=strrep(fn,'}','');
saveas(fignum,fn);
print('-depsc', fn);


% FIGURE 3 - PANEL 6: EFFECT OF NETWORK DENSITY IN A COPY THE BETTER SETTING
clear all

clc

load NS_21_Density_er.mat % _long

[~, sizeIC, sizeKV, sizeREPL]=size(N_types);
prop_coop=number_true_cooperators./number_of_plays;

arrived_at=length(tconv); 
numNOTconverged=zeros(sizeIC,sizeKV);
RD_UD=zeros(sizeIC,sizeKV);
RD_TFT=zeros(sizeIC,sizeKV);
RD_CR=zeros(sizeIC,sizeKV);
RD_UR=zeros(sizeIC,sizeKV);
RD_UC=zeros(sizeIC,sizeKV);
RD_SJ=zeros(sizeIC,sizeKV);% set counters for relative dominance to zero for all types

for i=1:sizeIC
    for j=1:sizeKV
        numNOTconverged(i,j)=length(find(squeeze(tconv(i,j,:))>=tmax)); % (1)
        numNOTconverged(i,j)=numNOTconverged(i,j)/Niter;
        sq=squeeze(prop_coop(i,j,:)); 
        m_prop_coop(i,j)=mean(sq(find(~isnan(sq)))); % (2)
        std_prop_coop(i,j)=std(sq(find(~isnan(sq))));
        for z=1:sizeREPL %(9)
            [~, pos_max]=max(squeeze(N_types(:,i,j,z)));
            if pos_max==1; RD_UD(i,j)=RD_UD(i,j)+1; end; % I update the counter of each types accordingly.
            if pos_max==2; RD_TFT(i,j)=RD_TFT(i,j)+1; end;
            if pos_max==3; RD_CR(i,j)=RD_CR(i,j)+1; end;
            if pos_max==4; RD_UR(i,j)=RD_UR(i,j)+1; end;
            if pos_max==5; RD_UC(i,j)=RD_UC(i,j)+1; end;
            if pos_max==6; RD_SJ(i,j)=RD_SJ(i,j)+1; end;

        end
        vct= [RD_UD(i,j) RD_TFT(i,j) RD_CR(i,j) RD_UR(i,j) RD_UC(i,j) RD_SJ(i,j)]; % (10)
        [~, DominantRelative(i,j)]=max(vct);
        
        N_UD(i,j)=length(find(squeeze(N_types(1,i,j,:))>(0.9*N)))/arrived_at; % (4-8)
        N_TFT(i,j)=length(find(squeeze(N_types(2,i,j,:))>(0.9*N)))/arrived_at;
        N_CR(i,j)=length(find(squeeze(N_types(3,i,j,:))>(0.9*N)))/arrived_at;
        N_UR(i,j)=length(find(squeeze(N_types(4,i,j,:))>(0.9*N)))/arrived_at;
        N_UC(i,j)=length(find(squeeze(N_types(5,i,j,:))>(0.9*N)))/arrived_at;
        N_SJ(i,j)=length(find(squeeze(N_types(6,i,j,:))>(0.9*N)))/arrived_at;
        N_NC(i,j)=(1-(N_UD(i,j)+N_TFT(i,j)+N_CR(i,j)+N_UR(i,j)+N_UC(i,j)+N_SJ(i,j))); % residual. Simulations that are not dominated.
        
        vct= [N_UD(i,j) N_TFT(i,j) N_CR(i,j) N_UR(i,j) N_UC(i,j) N_SJ(i,j)]; % (3)
        [~, DominantAbsolute(i,j)]=max(vct);
    end
end
RD_UD=RD_UD./Niter;
RD_TFT=RD_TFT./Niter;
RD_CR=RD_CR./Niter;
RD_UR=RD_UR./Niter;
RD_UC=RD_UC./Niter;
RD_SJ=RD_SJ./Niter;

% (1) Proportion of true cooperators
fignum = figure(11);
axes1 = axes('Parent',fignum);
hold(axes1,'on');
box(axes1,'on');
set(axes1,'FontSize',18);
errorbar(P_Link,m_prop_coop(1,:),std_prop_coop(1,:),'r');
hold on
errorbar(P_Link,m_prop_coop(2,:),std_prop_coop(2,:),'k');
ylim([0,1]);
xlim([min(P_Link)-0.005,max(P_Link)+0.005]);
xlabel('Network Density','FontSize',25);
ylabel(' ','FontSize',25);
%legend('TFT=CR=UR=UD=UC=SJ=1/6','TFT=0, CR=UR=UD=UC=SJ=1/5','Location','best');  
tt=['Fig2h_ER Effect of Network Density - Proportion of cooperators'];
title({' ','Copy the Better'},'FontSize',25)
fn=tt(~isspace(tt));
fn=strrep(fn,'_{','');
fn=strrep(fn,'}','');
saveas(fignum,fn);
print('-depsc', fn);


%%%%
% FIGURE 4 -Effect of TFT efficiency (perfectness of recall) on which strategies 
%gain absolute dominance and on the proportion of cooperation. 
% Simulation runs with imperfect recall could clearly be separated into two
% scenarios. The Right Panel reports the proportion of simulations that end up 
% in these scenarios (i.e. with a final proportion of cooperators above and 
% below $1/2$), and the proportion of cooperation in each scenario. 
% Results are provided for an initialization where the population is equally 
% divided among the types of agents. Results come from 100 simulations for 
%each parameter combination for E-R random networks of 240 individuals with  
% $\lambda=0.10$. $P_{evo}=0.05$; $P_{for}=0$. 
% The rule of strategy update is the copy-the-best strategy.


clear all
close all

clc
load NS_11_TftEfficiency.mat % _long

[~, sizeIC, sizeREPL]=size(N_types);
prop_coop=number_true_cooperators./number_of_plays;
arrived_at=length(tconv); 
numNOTconverged=zeros(sizeIC,1);
RD_UD=zeros(sizeIC,1);
RD_TFT=zeros(sizeIC,1);
RD_CR=zeros(sizeIC,1);
RD_UR=zeros(sizeIC,1);
RD_UC=zeros(sizeIC,1);
RD_SJ=zeros(sizeIC,1);% set counters for relative dominance to zero for all types

for i=1:sizeIC
    numNOTconverged(i)=length(find(squeeze(tconv(i,:))>=tmax)); % (1)
    numNOTconverged(i)=numNOTconverged(i)/Niter;
    m_prop_coop(i)=mean(squeeze(prop_coop(i,:))); % (2)
    std_prop_coop(i)=std(squeeze(prop_coop(i,:)));
    for z=1:sizeREPL %(9)
        [~, pos_max]=max(squeeze(N_types(:,i,z)));
        if pos_max==1; RD_UD(i)=RD_UD(i)+1; end; % I update the counter of each types accordingly.
        if pos_max==2; RD_TFT(i)=RD_TFT(i)+1; end;
        if pos_max==3; RD_CR(i)=RD_CR(i)+1; end;
        if pos_max==4; RD_UR(i)=RD_UR(i)+1; end;
        if pos_max==5; RD_UC(i)=RD_UC(i)+1; end;
        if pos_max==6; RD_SJ(i)=RD_SJ(i)+1; end;
    end
    vct= [RD_UD(i) RD_TFT(i) RD_CR(i) RD_UR(i) RD_UC(i) RD_SJ(i)]; % (10)
    [~, DominantRelative(i)]=max(vct);

    N_UD(i)=length(find(squeeze(N_types(1,i,:))>(0.9*N)))/arrived_at; % (4-8)
    N_TFT(i)=length(find(squeeze(N_types(2,i,:))>(0.9*N)))/arrived_at;
    N_CR(i)=length(find(squeeze(N_types(3,i,:))>(0.9*N)))/arrived_at;
    N_UR(i)=length(find(squeeze(N_types(4,i,:))>(0.9*N)))/arrived_at;
    N_UC(i)=length(find(squeeze(N_types(5,i,:))>(0.9*N)))/arrived_at;
    N_SJ(i)=length(find(squeeze(N_types(6,i,:))>(0.9*N)))/arrived_at;
    N_NC(i)=(1-(N_UD(i)+N_TFT(i)+N_CR(i)+N_UR(i)+N_UC(i))); % residual. Simulations that are not dominated.

    vct= [N_UD(i) N_TFT(i) N_CR(i) N_UR(i) N_UC(i) N_SJ(i)]; % (3)
    [~, DominantAbsolute(i)]=max(vct);
end
RD_UD=RD_UD./Niter;
RD_TFT=RD_TFT./Niter;
RD_CR=RD_CR./Niter;
RD_UR=RD_UR./Niter;
RD_UC=RD_UC./Niter;
RD_SJ=RD_SJ./Niter;



for i=1:sizeIC
    prophigh(i)=sum(prop_coop(i,:)>0.50)/sizeREPL;
    proplow(i)=sum(prop_coop(i,:)<0.50)/sizeREPL;
    Coophigh_m(i)=mean(prop_coop(i,prop_coop(i,:)>0.50));
    Coophigh_std(i)=std(prop_coop(i,prop_coop(i,:)>0.50));
    Cooplow_m(i)=mean(prop_coop(i,prop_coop(i,:)<0.50));
    Cooplow_std(i)=std(prop_coop(i,prop_coop(i,:)<0.50));
end

load NS_31_TftEfficiency_NiceTFT.mat

[~, sizeIC, sizeREPL]=size(N_types);
prop_coop_nice=number_true_cooperators./number_of_plays;
arrived_at=length(tconv); 
numNOTconverged_nice=zeros(sizeIC,1);
RD_UD=zeros(sizeIC,1);
RD_TFT=zeros(sizeIC,1);
RD_CR=zeros(sizeIC,1);
RD_UR=zeros(sizeIC,1);
RD_UC=zeros(sizeIC,1);
RD_SJ=zeros(sizeIC,1);% set counters for relative dominance to zero for all types

for i=1:sizeIC
    numNOTconverged_nice(i)=length(find(squeeze(tconv(i,:))>=tmax)); % (1)
    numNOTconverged_nice(i)=numNOTconverged_nice(i)/Niter;
    m_prop_coop_nice(i)=mean(squeeze(prop_coop_nice(i,:))); % (2)
    std_prop_coop_nice(i)=std(squeeze(prop_coop_nice(i,:)));
    for z=1:sizeREPL %(9)
        [~, pos_max]=max(squeeze(N_types(:,i,z)));
        if pos_max==1; RD_UD(i)=RD_UD(i)+1; end; % I update the counter of each types accordingly.
        if pos_max==2; RD_TFT(i)=RD_TFT(i)+1; end;
        if pos_max==3; RD_CR(i)=RD_CR(i)+1; end;
        if pos_max==4; RD_UR(i)=RD_UR(i)+1; end;
        if pos_max==5; RD_UC(i)=RD_UC(i)+1; end;
        if pos_max==6; RD_SJ(i)=RD_SJ(i)+1; end;
    end
    vct= [RD_UD(i) RD_TFT(i) RD_CR(i) RD_UR(i) RD_UC(i) RD_SJ(i)]; % (10)
    [~, DominantRelative(i)]=max(vct);

    N_UD_nice(i)=length(find(squeeze(N_types(1,i,:))>(0.9*N)))/arrived_at; % (4-8)
    N_TFT_nice(i)=length(find(squeeze(N_types(2,i,:))>(0.9*N)))/arrived_at;
    N_CR_nice(i)=length(find(squeeze(N_types(3,i,:))>(0.9*N)))/arrived_at;
    N_UR_nice(i)=length(find(squeeze(N_types(4,i,:))>(0.9*N)))/arrived_at;
    N_UC_nice(i)=length(find(squeeze(N_types(5,i,:))>(0.9*N)))/arrived_at;
    N_SJ_nice(i)=length(find(squeeze(N_types(6,i,:))>(0.9*N)))/arrived_at;
    N_NC_nice(i)=(1-(N_UD_nice(i)+N_TFT_nice(i)+N_CR_nice(i)+N_UR_nice(i)+N_UC_nice(i))); % residual. Simulations that are not dominated.

    vct= [N_UD_nice(i) N_TFT_nice(i) N_CR_nice(i) N_UR_nice(i) N_UC_nice(i) N_SJ_nice(i)]; % (3)
    [~, DominantAbsolute_nice(i)]=max(vct);
end
RD_UD=RD_UD./Niter;
RD_TFT=RD_TFT./Niter;
RD_CR=RD_CR./Niter;
RD_UR=RD_UR./Niter;
RD_UC=RD_UC./Niter;
RD_SJ=RD_SJ./Niter;



for i=1:sizeIC
    prophigh_nice(i)=sum(prop_coop_nice(i,:)>0.50)/sizeREPL;
    proplow_nice(i)=sum(prop_coop_nice(i,:)<0.50)/sizeREPL;
    Coophigh_m_nice(i)=mean(prop_coop_nice(i,prop_coop_nice(i,:)>0.50));
    Coophigh_std_nice(i)=std(prop_coop_nice(i,prop_coop_nice(i,:)>0.50));
    Cooplow_m_nice(i)=mean(prop_coop_nice(i,prop_coop_nice(i,:)<0.50));
    Cooplow_std_nice(i)=std(prop_coop_nice(i,prop_coop_nice(i,:)<0.50));
end




% FIGURE 4: LEFT PANEL - FREQUENCY OF STRATEGY DOMINATION
fignum = figure(12);
subplot(1,2,1)
%axes1 = axes('Parent',fignum);
%hold(axes1,'on');
%box(axes1,'on');
%set(axes1,'FontSize',18);
plot(TFTEfficiency(6:end)',N_UR(6:end),'b');
hold on
plot(TFTEfficiency(6:end)',N_CR(6:end),'r');
hold on
plot(TFTEfficiency(6:end)',N_TFT(6:end),'k');
hold on
plot(TFTEfficiency(6:end)',N_UC(6:end),'g');
hold on
plot(TFTEfficiency(6:end)',N_SJ(6:end),'b-.');
hold on
plot(TFTEfficiency(6:end)',N_UD(6:end),'m');
hold on
ylim([0,1]);
xlim([0.49,1.01]);
xlabel('TFT Efficiency','FontSize',25);
ylabel('Prop. of Simulations','FontSize',25);
legend('UR','CR','TFT','UC','SJ','UD','Location','northwest');
%tt=['Fig3a_Limited Efficiency of TFT - Proportion of simulations absolutely dominated each type Evil'];
title({'Limited Memory TFT','Frequency of Strategy Domination'},'FontSize',25) 
%fn=tt(~isspace(tt));
%fn=strrep(fn,'_{','');
%fn=strrep(fn,'}','');
%saveas(fignum,fn);
%print('-depsc', fn);

% fignum = figure(13);
% axes1 = axes('Parent',fignum);
% hold(axes1,'on');
% box(axes1,'on');
% set(axes1,'FontSize',25);
% plot(TFTEfficiency',N_UR_nice,'b');
% hold on
% plot(TFTEfficiency',N_CR_nice,'r');
% hold on
% plot(TFTEfficiency',N_TFT_nice,'k');
% hold on
% plot(TFTEfficiency',N_UC_nice,'g');
% hold on
% plot(TFTEfficiency',N_SJ_nice,'b-.');
% hold on
% plot(TFTEfficiency',N_UD_nice,'m');
% hold on
% ylim([0,1]);
% xlim([-0.01,1.01]);
% xlabel('TFT Efficiency','FontSize',25);
% ylabel('Proportions','FontSize',25);
% legend('UR','CR','TFT','UC','SJ','UD','Location','best');
% tt=['Fig3b_Limited Efficiency of Nice TFT - Proportion of simulations absolutely dominated each type'];
% title({'Limited Memory of Nice TFT','Simulations dominated each type'},'FontSize',25) 
% fn=tt(~isspace(tt));
% fn=strrep(fn,'_{','');
% fn=strrep(fn,'}','');
% saveas(fignum,fn);
% print('-depsc', fn);


% FIGURE 4:  RIGHT PANEL - PROPORTION OF COOPERATORS

%fignum = figure(14);
%axes1 = axes('Parent',fignum);
%hold(axes1,'on');
%box(axes1,'on');
%set(axes1,'FontSize',18);
subplot(1,2,2)
xlabel('TFT Efficiency','FontSize',25);
tt=['Fig3c_Limited Efficiency of TFT - Proportion of Cooperators High and Low coperation Regimes'];
title({'Limited Memory TFT','Proportion of Cooperators'},'FontSize',25) 
%yyaxis left
errorbar(TFTEfficiency(6:end)',Coophigh_m(6:end),Coophigh_std(6:end),'b');
hold on
errorbar(TFTEfficiency(6:end)',Cooplow_m(6:end),Cooplow_std(6:end),'r');
hold on
%errorbar(TFTEfficiency',Coophigh_m_nice,Coophigh_std_nice,'b-.');
%hold on
%errorbar(TFTEfficiency',Cooplow_m_nice,Cooplow_std_nice,'r-.');
ylim([0,1]);
xlim([0.49,1.01]);
ylabel(' ','FontSize',25);
%set(gca,'Color','k')

plot(TFTEfficiency(6:end)',prophigh(6:end),'k-');
hold on
%plot(TFTEfficiency',prophigh_nice,'k-.');
%set(axes1,'Color','k')
hold on
ylim([0,1]);
xlim([0.49,1.01]);

legend('P(Coop)>1/2','P(Coop)<1/2','Prop. Sim. P(coop)> 1/2','Location','best');

fn=tt(~isspace(tt));
fn=strrep(fn,'_{','');
fn=strrep(fn,'}','');
saveas(fignum,fn);
print('-depsc', fn);

% 
% % - Bad TFT: do a simulation with efficiency loss with nice tft and copy the best + one where baseline behaviour is random
